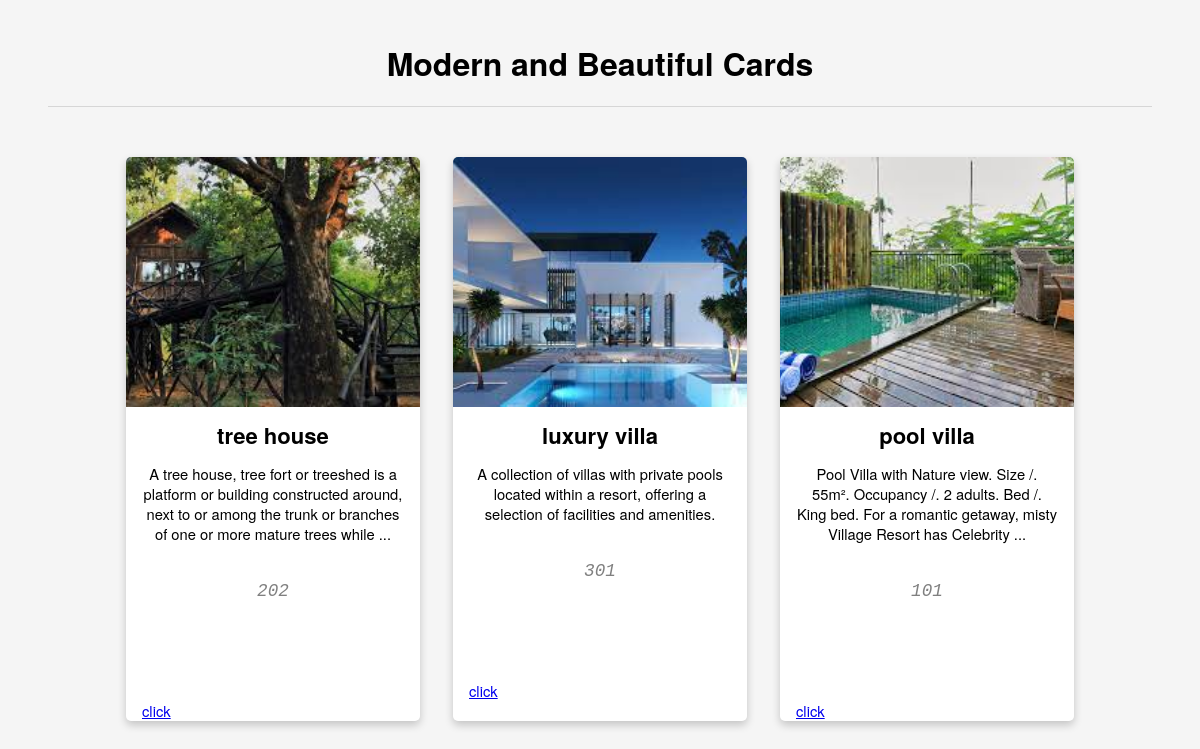
Screenshot of /rooms with the database file from the repository.
### hotel/models.py (models this page shows)
class roomies(models.Model):
    roomname=models.CharField(max_length=250)
    roomno=models.IntegerField()
    description=models.CharField(max_length=300)
    image=models.ImageField(upload_to="pics")

### hotel/views.py (the view)
# urls.py: path('rooms',views.roompage,name='roompage'),
def roompage(request):
    rom = roomies.objects.all()
    return render(request, 'rooms.html', {'rom': rom})

### templates/rooms.html (shortened to what this page needs)
<h1>Modern and Beautiful Cards</h1>
{% block content %}
<div class="card-section">
        {% for roomies in rom %}
  <div class="card-container">
    <div class="card-image">
    <img src="{{roomies.image.url}}" alt="Avatar" style="width:100%">
  </div>
    <div class="card-content">
    <h2><b>{{roomies.roomname}}</b></h2>
    <p>{{roomies.description}}</p>
    <p id="quoted">{{roomies.roomno}}</p>
      <a href="{% url 'facility' %}">click</a>
  </div>
  </div>
  {% endfor %}
{% endblock %}

### templates/rooms.html (style rules this page uses)
h1 { text-align: center; border-bottom: 1px solid #d6d6d6; margin: 40px; padding-bottom: 20px; }
.card-section { display: flex; flex-direction: row; flex-wrap: wrap; max-width: 980px; margin: 0 auto; }
.card-container { box-shadow: 0 4px 8px 0 rgba(0,0,0,0.2); transition: 0.3s; width: 30%; border-radius: 5px; margin:10px auto; -webkit-animation:scaledown 0.3s linear; -moz-animation:scaledown 0.3s linear; animation:scaledown 0.2s linear; transform-origin:50% 50%; animation-fill-mode: forwards; background-color: white; }
img { border-radius: 5px 5px 0 0; height: 250px; object-fit: cover; }
.card-content { padding: 0px 16px; font-size: 0.92em; text-shadow:0 0 1px transparent; line-height:20px; }
.card-content h2 { text-align: center; }
.card-content p { text-align: center; }
#quoted { text-align: center; color: #808080; font-size:1.2em; padding: 20px 0; font-style: oblique; font-family: Courier; margin-bottom: 80px; }

### rows the page displays
roomies: image (picture), roomname "tree house", description "A tree house, tree fort or treeshed is a platform or building constructed around, next to or among the trunk or branches of one or more mature trees while ...", roomno "202"
roomies: image (picture), roomname "luxury villa", description "A collection of villas with private pools located within a resort, offering a selection of facilities and amenities.", roomno "301"
roomies: image (picture), roomname "pool villa", description "Pool Villa with Nature view. Size /. 55m². Occupancy /. 2 adults. Bed /. King bed. For a romantic getaway, misty Village Resort has Celebrity ...", roomno "101"
